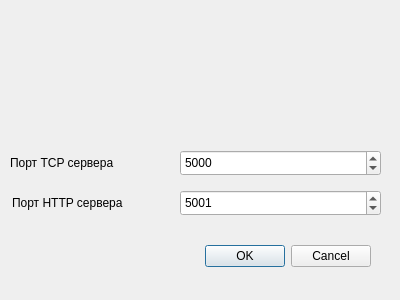
<?xml version="1.0" encoding="UTF-8"?>
<ui version="4.0">
 <class>dlgConnection</class>
 <widget class="QDialog" name="dlgConnection">
  <property name="geometry">
   <rect>
    <x>0</x>
    <y>0</y>
    <width>400</width>
    <height>300</height>
   </rect>
  </property>
  <property name="windowTitle">
   <string>Dialog</string>
  </property>
  <widget class="QDialogButtonBox" name="buttonBox">
   <property name="geometry">
    <rect>
     <x>30</x>
     <y>240</y>
     <width>341</width>
     <height>32</height>
    </rect>
   </property>
   <property name="orientation">
    <enum>Qt::Orientation::Horizontal</enum>
   </property>
   <property name="standardButtons">
    <set>QDialogButtonBox::StandardButton::Cancel|QDialogButtonBox::StandardButton::Ok</set>
   </property>
  </widget>
  <widget class="QSpinBox" name="sbPortTCP">
   <property name="geometry">
    <rect>
     <x>180</x>
     <y>150</y>
     <width>201</width>
     <height>26</height>
    </rect>
   </property>
   <property name="minimum">
    <number>1000</number>
   </property>
   <property name="maximum">
    <number>50000</number>
   </property>
   <property name="value">
    <number>5000</number>
   </property>
  </widget>
  <widget class="QSpinBox" name="sbPortHTTP">
   <property name="geometry">
    <rect>
     <x>180</x>
     <y>190</y>
     <width>201</width>
     <height>26</height>
    </rect>
   </property>
   <property name="minimum">
    <number>1000</number>
   </property>
   <property name="maximum">
    <number>50000</number>
   </property>
   <property name="value">
    <number>5001</number>
   </property>
  </widget>
  <widget class="QLabel" name="label">
   <property name="geometry">
    <rect>
     <x>10</x>
     <y>150</y>
     <width>161</width>
     <height>26</height>
    </rect>
   </property>
   <property name="text">
    <string>Порт TCP сервера</string>
   </property>
  </widget>
  <widget class="QLabel" name="label_2">
   <property name="geometry">
    <rect>
     <x>12</x>
     <y>190</y>
     <width>161</width>
     <height>26</height>
    </rect>
   </property>
   <property name="text">
    <string>Порт HTTP сервера</string>
   </property>
  </widget>
 </widget>
 <resources/>
 <connections>
  <connection>
   <sender>buttonBox</sender>
   <signal>accepted()</signal>
   <receiver>dlgConnection</receiver>
   <slot>accept()</slot>
   <hints>
    <hint type="sourcelabel">
     <x>248</x>
     <y>254</y>
    </hint>
    <hint type="destinationlabel">
     <x>157</x>
     <y>274</y>
    </hint>
   </hints>
  </connection>
  <connection>
   <sender>buttonBox</sender>
   <signal>rejected()</signal>
   <receiver>dlgConnection</receiver>
   <slot>reject()</slot>
   <hints>
    <hint type="sourcelabel">
     <x>316</x>
     <y>260</y>
    </hint>
    <hint type="destinationlabel">
     <x>286</x>
     <y>274</y>
    </hint>
   </hints>
  </connection>
 </connections>
</ui>
